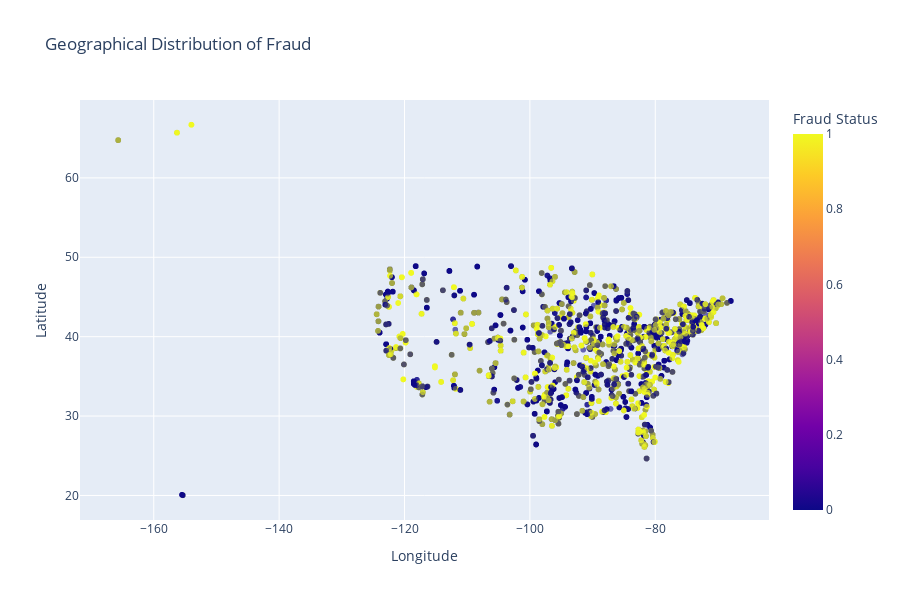

Notebook code for this chart:
### Markdown cell above
## Geographical Distribution of Fraud

### Code cell
fig = px.scatter(
    data_frame=df.sample(15000),  
    x='long',
    y='lat',
    color='is_fraud',
    title='Geographical Distribution of Fraud',
    labels={'is_fraud': 'Fraud Status'},  
    opacity=0.6,
    height=600,
    color_discrete_map={0: 'blue', 1: 'red'} 
)
fig.update_layout(
    xaxis_title="Longitude",
    yaxis_title="Latitude",
    legend_title_text='Is Fraud?'
)
fig.show()

### Figure 1 — Plotly figure (JSON) as saved in the notebook; plotly's stock layout.template omitted (floating-point values rounded to 4 significant figures; data arrays with more than 128 entries replaced by an {"elided": "..."} marker saying what was removed)
{"data": [{"hovertemplate": "long=%{x}<br>lat=%{y}<br>Fraud Status=%{marker.color}<extra></extra>", "legendgroup": "", "marker": {"color": {"elided": "15000 int values"}, "coloraxis": "coloraxis", "opacity": 0.6, "symbol": "circle"}, "mode": "markers", "name": "", "showlegend": false, "type": "scattergl", "x": {"elided": "15000 float values"}, "xaxis": "x", "y": {"elided": "15000 float values"}, "yaxis": "y"}], "layout": {"coloraxis": {"colorbar": {"title": {"text": "Fraud Status"}}, "colorscale": [[0, "#0d0887"], [0.1111, "#46039f"], [0.2222, "#7201a8"], [0.3333, "#9c179e"], [0.4444, "#bd3786"], [0.5556, "#d8576b"], [0.6667, "#ed7953"], [0.7778, "#fb9f3a"], [0.8889, "#fdca26"], [1, "#f0f921"]]}, "height": 600, "legend": {"title": {"text": "Is Fraud?"}, "tracegroupgap": 0}, "title": {"text": "Geographical Distribution of Fraud"}, "xaxis": {"anchor": "y", "domain": [0, 1], "title": {"text": "Longitude"}}, "yaxis": {"anchor": "x", "domain": [0, 1], "title": {"text": "Latitude"}}}}
